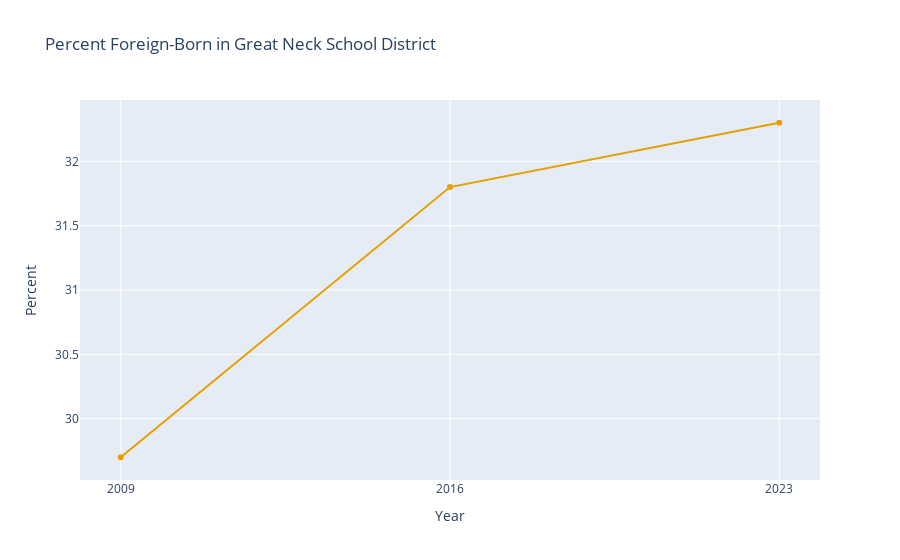

Source (notebook cell):
### Markdown cell above
### Percent Foreign-Born

Here is how we can graph the percentage of the population that was Foreign-Born in each of the last 3 reporting periods.

### Code cell
df_percent_foreign = df.copy()
df_percent_foreign["Percent Foreign-born"] = (
    df["Foreign-born"] / df["Total"] * 100
).round(1)

print(df_percent_foreign)
graph_multiyear(
    df_percent_foreign,
    "Percent Foreign-Born in Great Neck School District",
    "Percent",
    ["Percent Foreign-born"],
)

### Figure 1 — Plotly figure (JSON) as saved in the notebook; plotly's stock layout.template omitted (floating-point values rounded to 4 significant figures)
{"data": [{"hovertemplate": "Year: %{x}<br>Percent Foreign-born: %{y:,}<extra></extra>", "line": {"color": "#E69F00"}, "mode": "lines+markers", "name": "Percent Foreign-born", "type": "scatter", "x": [2009, 2016, 2023], "y": [29.7, 31.8, 32.3]}], "layout": {"title": {"text": "Percent Foreign-Born in Great Neck School District"}, "xaxis": {"tickmode": "array", "ticktext": ["2009", "2016", "2023"], "tickvals": [2009, 2016, 2023], "title": {"text": "Year"}}, "yaxis": {"title": {"text": "Percent"}}}}
